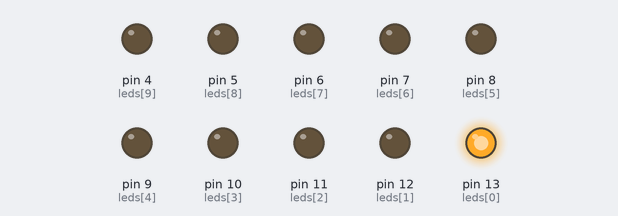
Recording of a sketch running on a simulated Arduino Uno, built with avr-gcc and run on an emulated ATmega328P. On the bench: output pins drawn as LEDs (lit = HIGH).

Above: at 0.2 s.
At 1.15 s:
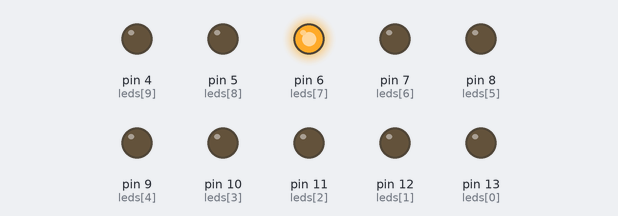
At 2.15 s:
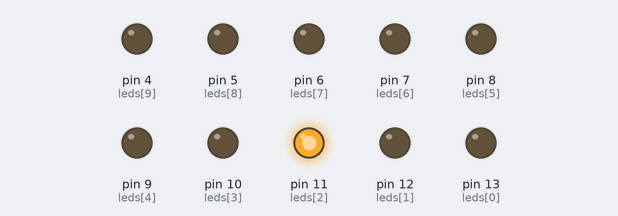
At 3.25 s:
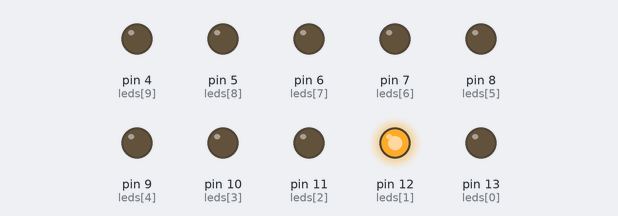
At 4.2 s:
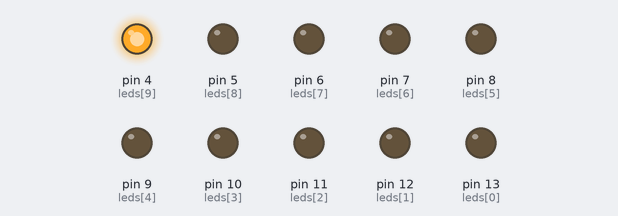
At 6.15 s:
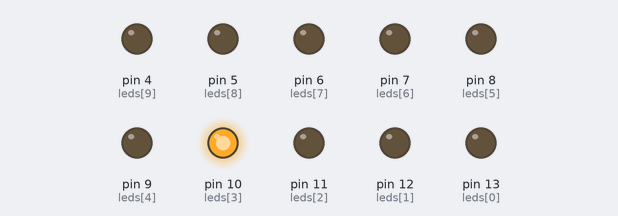
Timing chart, 0 to 6.5 s (numbered marks = the images above):
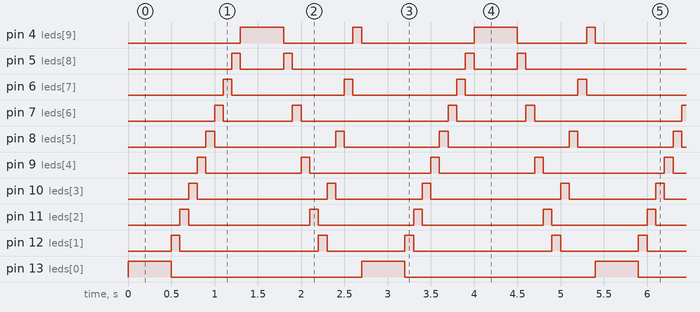

The sketch:

LED_Project_One.ino
```cpp
// Define LED pins in an array
const int leds[] = {13, 12, 11, 10, 9, 8, 7, 6, 5, 4};
const int numLeds = sizeof(leds) / sizeof(leds[0]);

void setup() {
  // Set all LED pins as output using a loop
  for (int i = 0; i < numLeds; i++) {
    pinMode(leds[i], OUTPUT);
  }
}

void loop() {
  // Light up LEDs 1 to 10
  digitalWrite(leds[0], HIGH); // LED 1
  delay(500);
  digitalWrite(leds[0], LOW);

  for (int i = 1; i < 9; i++) { // LEDs 2 to 9
    digitalWrite(leds[i], HIGH);
    delay(100);
    digitalWrite(leds[i], LOW);
  }

  digitalWrite(leds[9], HIGH); // LED 10
  delay(500);
  digitalWrite(leds[9], LOW);

  // Reverse pattern
  int reverseOrder[] = {8, 6, 4, 2, 1, 3, 5, 7, 9}; // Indexes of leds[]
  for (int i = 0; i < sizeof(reverseOrder) / sizeof(reverseOrder[0]); i++) {
    digitalWrite(leds[reverseOrder[i]], HIGH);
    delay(100);
    digitalWrite(leds[reverseOrder[i]], LOW);
  }
}
```

Measured:
- by itself, pin 4 (leds[9]): repeats every 2.7 s: LOW 0.80 s, HIGH 0.10 s, LOW 1.3 s, HIGH 0.50 s
- by itself, pin 5 (leds[8]): repeats every 2.7 s: LOW 0.50 s, HIGH 0.10 s, LOW 2.0 s, HIGH 0.10 s
- by itself, pin 6 (leds[7]): alternates HIGH for 0.10 s and LOW for 1.3 s
- by itself, pin 7 (leds[6]): repeats every 2.7 s: LOW 0.80 s, HIGH 0.10 s, LOW 1.7 s, HIGH 0.10 s
- by itself, pin 8 (leds[5]), pin 11 (leds[2]): repeats every 2.7 s: LOW 1.4 s, HIGH 0.10 s, LOW 1.1 s, HIGH 0.10 s
- by itself, pin 9 (leds[4]): repeats every 2.7 s: LOW 1.1 s, HIGH 0.10 s, LOW 1.4 s, HIGH 0.10 s
- by itself, pin 10 (leds[3]): repeats every 2.7 s: LOW 1.5 s, HIGH 0.10 s, LOW 1.0 s, HIGH 0.10 s
- by itself, pin 12 (leds[1]): repeats every 2.7 s: LOW 1.6 s, HIGH 0.10 s, LOW 0.90 s, HIGH 0.10 s
